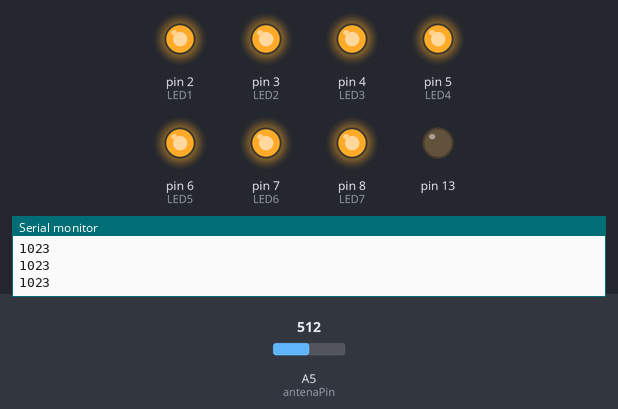
A sketch run on a simulated Arduino Uno, built with avr-gcc and run on an emulated ATmega328P. On the bench: output pins drawn as LEDs (lit = HIGH), the last lines printed to the serial monitor. The test bench sets the inputs (shaded band); at power-on: A5 (antenaPin) = 512.

Above: at 1.2 s.
1.3 s: A5 (antenaPin) set to 5
At 2.5 s:
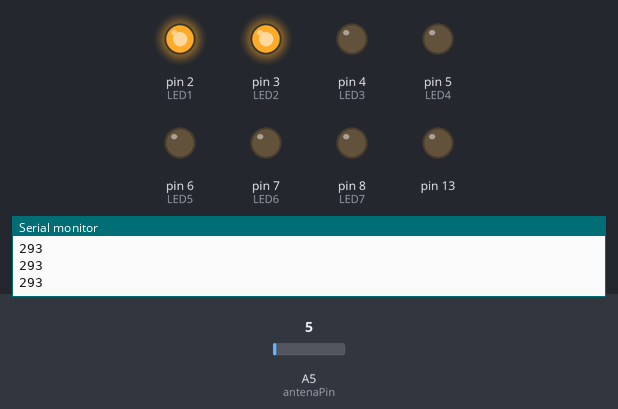
2.8 s: A5 (antenaPin) set to 25
At 4.2 s:
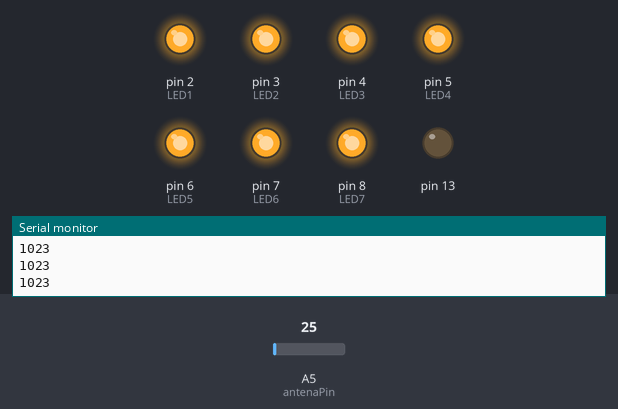
Timing chart, 0 to 5.8 s (numbered marks = the images above; inputs shaded):
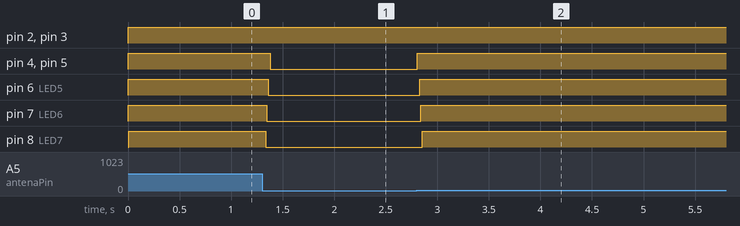

Measured:
- after the input at 1.3 s, pin 4 (LED3): HIGH → LOW after 0.08 s; pin 5 (LED4): HIGH → LOW after 0.07 s; pin 6 (LED5): HIGH → LOW after 0.06 s; pin 7 (LED6): HIGH → LOW after 0.05 s; pin 8 (LED7): HIGH → LOW at once
- after the input at 2.8 s, pin 4 (LED3), pin 5 (LED4), pin 6 (LED5), pin 7 (LED6): LOW → HIGH at once; pin 8 (LED7): LOW → HIGH after 0.05 s

The sketch:

code.ino
```cpp
int senseLimit = 15; // the sensibility scale
int antenaPin = 5;
int val = 0;  // value of the antena
int LED1 = 2;
int LED2 = 3;
int LED3 = 4;
int LED4 = 5;
int LED5 = 6;
int LED6 = 7;
int LED7 = 8;
int readings[15]; // get a more acurate rezult by using more data
int index = 0;
int total = 0;
int average = 0;

void setup()
{
  pinMode(2, OUTPUT);
  pinMode(3, OUTPUT);
  pinMode(4, OUTPUT);
  pinMode(5, OUTPUT);
  pinMode(6, OUTPUT);
  pinMode(7, OUTPUT);
  pinMode(8, OUTPUT);
  pinMode(13, OUTPUT);
  Serial.begin(9600);
  for (int i = 0; i < 15; i++)
    readings[i] = 0;

}

void loop()
{
  val = analogRead(antenaPin);
  if(val >= 1)
  {
    val = constrain(val, 1, senseLimit);
    val = map(val, 1, senseLimit, 1, 1023);
    total -= readings[index];
    readings[index] = val;
    total += readings[index];
    index++;
    if (index >= 15) index = 0;
    average = total / 15;
    if (average > 100)
      digitalWrite(LED1, HIGH);
    else
      digitalWrite(LED1, LOW);
    if (average > 200)
      digitalWrite(LED2, HIGH);
    else
      digitalWrite(LED2, LOW);
    if (average > 300)
      digitalWrite(LED3, HIGH);
    else
      digitalWrite(LED3, LOW);
    if (average > 400)
      digitalWrite(LED4, HIGH);
    else
      digitalWrite(LED4, LOW);
    if (average > 500)
      digitalWrite(LED5, HIGH);
    else
      digitalWrite(LED5, LOW);
    if (average > 600)
      digitalWrite(LED6, HIGH);
    else
      digitalWrite(LED6, LOW);
    if (average > 700)
      digitalWrite(LED7, HIGH);
    else
      digitalWrite(LED7, LOW);

    Serial.println(val);
  }
}
```
